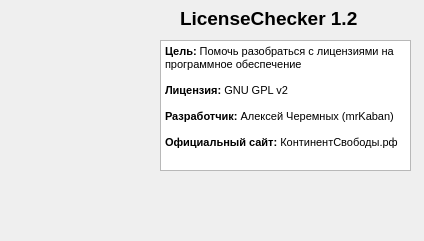
<?xml version="1.0" encoding="UTF-8"?>
<ui version="4.0">
 <class>About</class>
 <widget class="QWidget" name="About">
  <property name="windowModality">
   <enum>Qt::ApplicationModal</enum>
  </property>
  <property name="geometry">
   <rect>
    <x>0</x>
    <y>0</y>
    <width>424</width>
    <height>241</height>
   </rect>
  </property>
  <property name="windowTitle">
   <string>О программе LicenseChecker</string>
  </property>
  <property name="windowIcon">
   <iconset>
    <normaloff>data/LicenseChecker.ico</normaloff>data/LicenseChecker.ico</iconset>
  </property>
  <widget class="QLabel" name="label">
   <property name="geometry">
    <rect>
     <x>180</x>
     <y>10</y>
     <width>191</width>
     <height>16</height>
    </rect>
   </property>
   <property name="font">
    <font>
     <pointsize>14</pointsize>
     <weight>75</weight>
     <bold>true</bold>
    </font>
   </property>
   <property name="text">
    <string>LicenseChecker 1.2</string>
   </property>
  </widget>
  <widget class="QLabel" name="label_2">
   <property name="geometry">
    <rect>
     <x>20</x>
     <y>10</y>
     <width>121</width>
     <height>211</height>
    </rect>
   </property>
   <property name="text">
    <string/>
   </property>
   <property name="pixmap">
    <pixmap>data/LicenseChecker.png</pixmap>
   </property>
  </widget>
  <widget class="QTextBrowser" name="textBrowser">
   <property name="geometry">
    <rect>
     <x>160</x>
     <y>40</y>
     <width>251</width>
     <height>131</height>
    </rect>
   </property>
   <property name="html">
    <string>&lt;!DOCTYPE HTML PUBLIC &quot;-//W3C//DTD HTML 4.0//EN&quot; &quot;http://www.w3.org/TR/REC-html40/strict.dtd&quot;&gt;
&lt;html&gt;&lt;head&gt;&lt;meta name=&quot;qrichtext&quot; content=&quot;1&quot; /&gt;&lt;style type=&quot;text/css&quot;&gt;
p, li { white-space: pre-wrap; }
&lt;/style&gt;&lt;/head&gt;&lt;body style=&quot; font-family:'MS Shell Dlg 2'; font-size:8.25pt; font-weight:400; font-style:normal;&quot;&gt;
&lt;p style=&quot; margin-top:0px; margin-bottom:0px; margin-left:0px; margin-right:0px; -qt-block-indent:0; text-indent:0px;&quot;&gt;&lt;span style=&quot; font-family:'MS Shell Dlg 2'; font-weight:600;&quot;&gt;Цель:&lt;/span&gt;&lt;span style=&quot; font-family:'MS Shell Dlg 2';&quot;&gt; Помочь разобраться с лицензиями на программное обеспечение&lt;/span&gt;&lt;/p&gt;
&lt;p style=&quot;-qt-paragraph-type:empty; margin-top:0px; margin-bottom:0px; margin-left:0px; margin-right:0px; -qt-block-indent:0; text-indent:0px; font-family:'MS Shell Dlg 2';&quot;&gt;&lt;br /&gt;&lt;/p&gt;
&lt;p style=&quot; margin-top:0px; margin-bottom:0px; margin-left:0px; margin-right:0px; -qt-block-indent:0; text-indent:0px;&quot;&gt;&lt;span style=&quot; font-family:'MS Shell Dlg 2'; font-weight:600;&quot;&gt;Лицензия:&lt;/span&gt;&lt;span style=&quot; font-family:'MS Shell Dlg 2';&quot;&gt; GNU GPL v2&lt;/span&gt;&lt;/p&gt;
&lt;p style=&quot;-qt-paragraph-type:empty; margin-top:0px; margin-bottom:0px; margin-left:0px; margin-right:0px; -qt-block-indent:0; text-indent:0px; font-family:'MS Shell Dlg 2';&quot;&gt;&lt;br /&gt;&lt;/p&gt;
&lt;p style=&quot; margin-top:0px; margin-bottom:0px; margin-left:0px; margin-right:0px; -qt-block-indent:0; text-indent:0px;&quot;&gt;&lt;span style=&quot; font-family:'MS Shell Dlg 2'; font-weight:600;&quot;&gt;Разработчик:&lt;/span&gt;&lt;span style=&quot; font-family:'MS Shell Dlg 2';&quot;&gt; Алексей Черемных (mrKaban) &lt;/span&gt;&lt;/p&gt;
&lt;p style=&quot;-qt-paragraph-type:empty; margin-top:0px; margin-bottom:0px; margin-left:0px; margin-right:0px; -qt-block-indent:0; text-indent:0px; font-family:'MS Shell Dlg 2';&quot;&gt;&lt;br /&gt;&lt;/p&gt;
&lt;p style=&quot; margin-top:0px; margin-bottom:0px; margin-left:0px; margin-right:0px; -qt-block-indent:0; text-indent:0px;&quot;&gt;&lt;span style=&quot; font-family:'MS Shell Dlg 2'; font-weight:600;&quot;&gt;Официальный сайт: &lt;/span&gt;&lt;span style=&quot; font-family:'MS Shell Dlg 2';&quot;&gt;КонтинентСвободы.рф&lt;/span&gt;&lt;/p&gt;&lt;/body&gt;&lt;/html&gt;</string>
   </property>
  </widget>
  <widget class="QLabel" name="label_3">
   <property name="geometry">
    <rect>
     <x>200</x>
     <y>170</y>
     <width>161</width>
     <height>71</height>
    </rect>
   </property>
   <property name="text">
    <string/>
   </property>
   <property name="pixmap">
    <pixmap>data/python-powered.png</pixmap>
   </property>
   <property name="scaledContents">
    <bool>false</bool>
   </property>
  </widget>
  <zorder>label_3</zorder>
  <zorder>label</zorder>
  <zorder>label_2</zorder>
  <zorder>textBrowser</zorder>
 </widget>
 <resources/>
 <connections/>
</ui>
